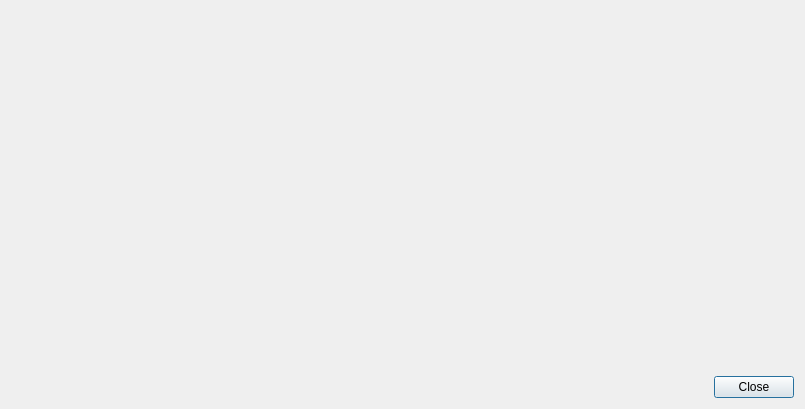
<?xml version="1.0" encoding="UTF-8"?>
<ui version="4.0">
 <class>Dialog</class>
 <widget class="QDialog" name="Dialog">
  <property name="windowModality">
   <enum>Qt::WindowModal</enum>
  </property>
  <property name="geometry">
   <rect>
    <x>0</x>
    <y>0</y>
    <width>805</width>
    <height>409</height>
   </rect>
  </property>
  <property name="windowTitle">
   <string>GEOSYS  About</string>
  </property>
  <property name="modal">
   <bool>true</bool>
  </property>
  <layout class="QGridLayout" name="gridLayout">
   <item row="1" column="0">
    <widget class="QDialogButtonBox" name="button_box">
     <property name="orientation">
      <enum>Qt::Horizontal</enum>
     </property>
     <property name="standardButtons">
      <set>QDialogButtonBox::Close</set>
     </property>
    </widget>
   </item>
   <item row="0" column="0">
    <widget class="MessageViewer" name="about_web_view" native="true"/>
   </item>
  </layout>
 </widget>
 <customwidgets>
  <customwidget>
   <class>MessageViewer</class>
   <extends>QWidget</extends>
   <header>geosys.ui.widgets.message_viewer</header>
   <container>1</container>
  </customwidget>
 </customwidgets>
 <resources/>
 <connections>
  <connection>
   <sender>button_box</sender>
   <signal>accepted()</signal>
   <receiver>Dialog</receiver>
   <slot>accept()</slot>
   <hints>
    <hint type="sourcelabel">
     <x>248</x>
     <y>254</y>
    </hint>
    <hint type="destinationlabel">
     <x>157</x>
     <y>274</y>
    </hint>
   </hints>
  </connection>
  <connection>
   <sender>button_box</sender>
   <signal>rejected()</signal>
   <receiver>Dialog</receiver>
   <slot>reject()</slot>
   <hints>
    <hint type="sourcelabel">
     <x>316</x>
     <y>260</y>
    </hint>
    <hint type="destinationlabel">
     <x>286</x>
     <y>274</y>
    </hint>
   </hints>
  </connection>
 </connections>
</ui>
